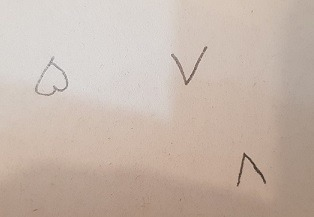
#> input picture Tests/09-Connected-Numbers-Components/adad.jpg, 314 x 217 px
$ jupyter execute connected-adad-components.ipynb
#> lines starting #> are read from the running program, lines starting #| are printed output that depends on the picture
## 1- Importing Libraries

[cell 1]
import cv2 as cv
import numpy as np
import matplotlib.pyplot as plt

## 2- Loading Image

[cell 2]
original_image = cv.imread("adad.jpg", 0)
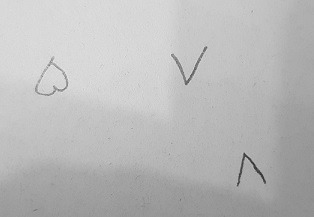
#> original_image: shape (217, 314); min 42, max 237, mean 185.8

## 3- Plotting

[cell 3]
noise_removed_image = cv.medianBlur(original_image,5)

output = cv.adaptiveThreshold(noise_removed_image,255,cv.ADAPTIVE_THRESH_GAUSSIAN_C, cv.THRESH_BINARY,11,2)
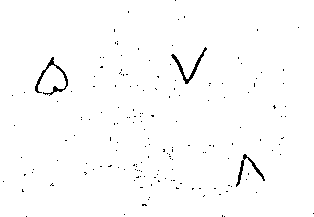
#> output: shape (217, 314); 98.7% white; black in thin lines or dots

raw_result = cv.bitwise_not(output)
#> raw_result: shape (217, 314); 1.3% white in thin lines or dots


plt.figure(figsize=[15,15])

plt.subplot(332);plt.imshow(output, cmap='gray');plt.title("Adaptive Gaussian + Noise Removal")
plt.subplot(333);plt.imshow(raw_result, cmap='gray');plt.title("Raw Result")
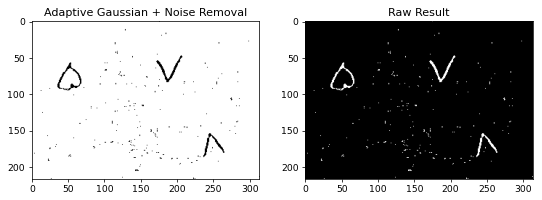
#> figure drawn by matplotlib, 2 panels

[cell 4]
num_labels, labels = cv.connectedComponents(raw_result)
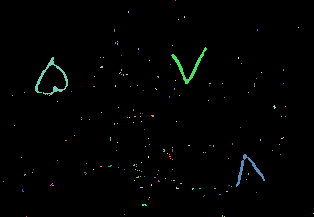
#> labels: shape (217, 314) int32; 168 distinct labels, from 0 to 167; one colour per label, 0 black
#> num_labels = 168

label_hue = np.uint8(179*labels/np.max(labels))
blank = np.ones_like(raw_result) * 255
labeled_img = cv.merge([label_hue, blank, blank])
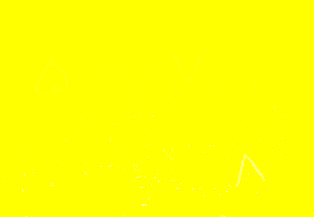
#> labeled_img: shape (217, 314, 3); mean of channels 0, 1, 2 0.7, 255, 255; drawn as B, G, R

labeled_img = cv.cvtColor(labeled_img, cv.COLOR_HSV2BGR)
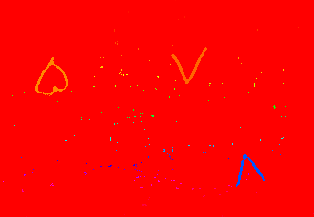
#> labeled_img: shape (217, 314, 3); mean B, G, R 1.1, 1.5, 253.9

labeled_img[label_hue==0] = 0


plt.figure(figsize=[10,10])

plt.subplot(121);plt.imshow(raw_result, cmap='gray');plt.title("Raw Result")
plt.subplot(122);plt.imshow(labeled_img, cmap='gray');plt.title("Labeled Image")
#> figure, not shown here; B, G, R data is drawn as R, G, B
